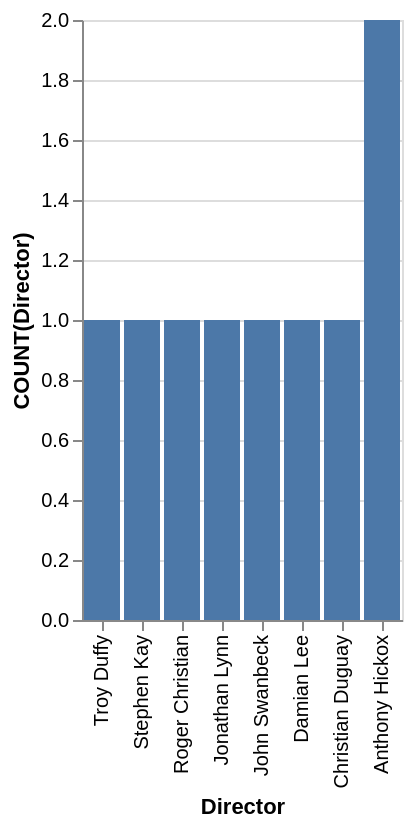

Vega-Lite specification stored for this chart:
### Vega-Lite specification from a JSON file in a GitHub repository (floating-point values rounded to 4 significant figures)
{"data": {"values": [{"x_data": "Troy Duffy", "y_data": 1}, {"x_data": "Stephen Kay", "y_data": 1}, {"x_data": "Roger Christian", "y_data": 1}, {"x_data": "Jonathan Lynn", "y_data": 1}, {"x_data": "John Swanbeck", "y_data": 1}, {"x_data": "Damian Lee", "y_data": 1}, {"x_data": "Christian Duguay", "y_data": 1}, {"x_data": "Anthony Hickox", "y_data": 2}]}, "mark": "bar", "encoding": {"x": {"field": "x_data", "type": "nominal", "title": "Director", "sort": "descending"}, "y": {"field": "y_data", "type": "quantitative", "title": "COUNT(Director)"}}}
